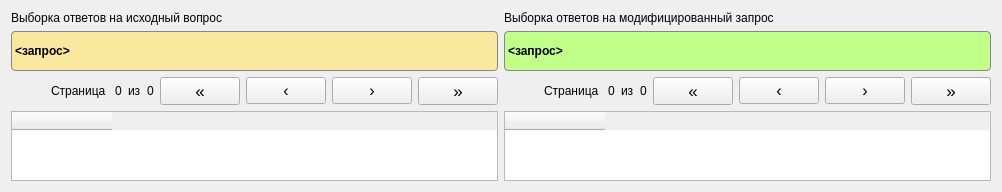
        <widget class="QWidget" name="Results">
         <attribute name="title">
          <string>Результаты поиска</string>
         </attribute>
         <layout class="QHBoxLayout" name="horizontalLayout_4">
          <item>
           <layout class="QVBoxLayout" name="verticaltintab_3">
            <item>
             <widget class="QLabel" name="label_14">
              <property name="text">
               <string>Выборка ответов на исходный вопрос</string>
              </property>
             </widget>
            </item>
            <item>
             <widget class="QLabel" name="LabelInitialQuery">
              <property name="sizePolicy">
               <sizepolicy hsizetype="Preferred" vsizetype="Preferred">
                <horstretch>0</horstretch>
                <verstretch>0</verstretch>
               </sizepolicy>
              </property>
              <property name="minimumSize">
               <size>
                <width>0</width>
                <height>40</height>
               </size>
              </property>
              <property name="font">
               <font>
                <pointsize>9</pointsize>
                <weight>75</weight>
                <bold>true</bold>
               </font>
              </property>
              <property name="styleSheet">
               <string notr="true">border: 1px solid;
border-color: rgb(134, 134, 134);
border-radius: 4px;
background-color: rgb(248, 233, 158);</string>
              </property>
              <property name="text">
               <string>&lt;запрос&gt;</string>
              </property>
              <property name="wordWrap">
               <bool>true</bool>
              </property>
             </widget>
            </item>
            <item>
             <layout class="QHBoxLayout" name="horizontalintab_3">
              <item>
               <spacer name="horizontalSpacer_3">
                <property name="orientation">
                 <enum>Qt::Horizontal</enum>
                </property>
                <property name="sizeHint" stdset="0">
                 <size>
                  <width>40</width>
                  <height>20</height>
                 </size>
                </property>
               </spacer>
              </item>
              <item>
               <widget class="QLabel" name="label_7">
                <property name="sizePolicy">
                 <sizepolicy hsizetype="Preferred" vsizetype="Preferred">
                  <horstretch>0</horstretch>
                  <verstretch>0</verstretch>
                 </sizepolicy>
                </property>
                <property name="minimumSize">
                 <size>
                  <width>0</width>
                  <height>0</height>
                 </size>
                </property>
                <property name="baseSize">
                 <size>
                  <width>0</width>
                  <height>0</height>
                 </size>
                </property>
                <property name="text">
                 <string>Страница </string>
                </property>
               </widget>
              </item>
              <item>
               <widget class="QLabel" name="CurPageTableInitialAllResults">
                <property name="sizePolicy">
                 <sizepolicy hsizetype="Preferred" vsizetype="Preferred">
                  <horstretch>0</horstretch>
                  <verstretch>0</verstretch>
                 </sizepolicy>
                </property>
                <property name="text">
                 <string>0</string>
                </property>
               </widget>
              </item>
              <item>
               <widget class="QLabel" name="label_6">
                <property name="text">
                 <string>из</string>
                </property>
               </widget>
              </item>
              <item>
               <widget class="QLabel" name="MaxPageTableInitialAllResults">
                <property name="sizePolicy">
                 <sizepolicy hsizetype="Preferred" vsizetype="Preferred">
                  <horstretch>0</horstretch>
                  <verstretch>0</verstretch>
                 </sizepolicy>
                </property>
                <property name="text">
                 <string>0</string>
                </property>
               </widget>
              </item>
              <item>
               <widget class="QPushButton" name="ButtonFirstPageTableInitialAllResults">
                <property name="sizePolicy">
                 <sizepolicy hsizetype="Fixed" vsizetype="Fixed">
                  <horstretch>0</horstretch>
                  <verstretch>0</verstretch>
                 </sizepolicy>
                </property>
                <property name="font">
                 <font>
                  <pointsize>13</pointsize>
                  <weight>50</weight>
                  <bold>false</bold>
                 </font>
                </property>
                <property name="text">
                 <string>«</string>
                </property>
               </widget>
              </item>
              <item>
               <widget class="QPushButton" name="ButtonPrevPageTableInitialAllResults">
                <property name="sizePolicy">
                 <sizepolicy hsizetype="Fixed" vsizetype="Fixed">
                  <horstretch>0</horstretch>
                  <verstretch>0</verstretch>
                 </sizepolicy>
                </property>
                <property name="font">
                 <font>
                  <pointsize>12</pointsize>
                  <weight>50</weight>
                  <bold>false</bold>
                 </font>
                </property>
                <property name="text">
                 <string>‹</string>
                </property>
               </widget>
              </item>
              <item>
               <widget class="QPushButton" name="ButtonNextPageTableInitialAllResults">
                <property name="sizePolicy">
                 <sizepolicy hsizetype="Fixed" vsizetype="Fixed">
                  <horstretch>0</horstretch>
                  <verstretch>0</verstretch>
                 </sizepolicy>
                </property>
                <property name="font">
                 <font>
                  <pointsize>12</pointsize>
                 </font>
                </property>
                <property name="text">
                 <string>›</string>
                </property>
               </widget>
              </item>
              <item>
               <widget class="QPushButton" name="ButtonLastPageTableInitialAllResults">
                <property name="sizePolicy">
                 <sizepolicy hsizetype="Fixed" vsizetype="Fixed">
                  <horstretch>0</horstretch>
                  <verstretch>0</verstretch>
                 </sizepolicy>
                </property>
                <property name="font">
                 <font>
                  <pointsize>13</pointsize>
                  <weight>50</weight>
                  <bold>false</bold>
                 </font>
                </property>
                <property name="text">
                 <string>»</string>
                </property>
               </widget>
              </item>
             </layout>
            </item>
            <item>
             <widget class="QTableWidget" name="TableInitialAllResults">
              <property name="sizeAdjustPolicy">
               <enum>QAbstractScrollArea::AdjustToContents</enum>
              </property>
              <attribute name="horizontalHeaderCascadingSectionResizes">
               <bool>false</bool>
              </attribute>
              <attribute name="verticalHeaderCascadingSectionResizes">
               <bool>true</bool>
              </attribute>
              <column>
               <property name="text">
                <string/>
               </property>
              </column>
             </widget>
            </item>
           </layout>
          </item>
          <item>
           <layout class="QVBoxLayout" name="verticaltintab_4">
            <item>
             <widget class="QLabel" name="label_15">
              <property name="text">
               <string>Выборка ответов на модифицированный запрос</string>
              </property>
             </widget>
            </item>
            <item>
             <widget class="QLabel" name="LabelModifiedQuery">
              <property name="sizePolicy">
               <sizepolicy hsizetype="Preferred" vsizetype="Preferred">
                <horstretch>0</horstretch>
                <verstretch>0</verstretch>
               </sizepolicy>
              </property>
              <property name="minimumSize">
               <size>
                <width>0</width>
                <height>40</height>
               </size>
              </property>
              <property name="font">
               <font>
                <pointsize>9</pointsize>
                <weight>75</weight>
                <bold>true</bold>
               </font>
              </property>
              <property name="styleSheet">
               <string notr="true">border: 1px solid;
border-color: rgb(134, 134, 134);
border-radius: 4px;
background-color: rgb(191, 255, 138);</string>
              </property>
              <property name="text">
               <string>&lt;запрос&gt;</string>
              </property>
              <property name="wordWrap">
               <bool>true</bool>
              </property>
             </widget>
            </item>
            <item>
             <layout class="QHBoxLayout" name="horizontalintab_4">
              <item>
               <spacer name="horizontalSpacer_5">
                <property name="orientation">
                 <enum>Qt::Horizontal</enum>
                </property>
                <property name="sizeHint" stdset="0">
                 <size>
                  <width>40</width>
                  <height>20</height>
                 </size>
                </property>
               </spacer>
              </item>
              <item>
               <widget class="QLabel" name="label_12">
                <property name="sizePolicy">
                 <sizepolicy hsizetype="Preferred" vsizetype="Preferred">
                  <horstretch>0</horstretch>
                  <verstretch>0</verstretch>
                 </sizepolicy>
                </property>
                <property name="minimumSize">
                 <size>
                  <width>0</width>
                  <height>0</height>
                 </size>
                </property>
                <property name="baseSize">
                 <size>
                  <width>0</width>
                  <height>0</height>
                 </size>
                </property>
                <property name="text">
                 <string>Страница </string>
                </property>
               </widget>
              </item>
              <item>
               <widget class="QLabel" name="CurPageTableModifiedAllResults">
                <property name="sizePolicy">
                 <sizepolicy hsizetype="Preferred" vsizetype="Preferred">
                  <horstretch>0</horstretch>
                  <verstretch>0</verstretch>
                 </sizepolicy>
                </property>
                <property name="text">
                 <string>0</string>
                </property>
               </widget>
              </item>
              <item>
               <widget class="QLabel" name="label_13">
                <property name="text">
                 <string>из</string>
                </property>
               </widget>
              </item>
              <item>
               <widget class="QLabel" name="MaxPageTableModifiedAllResults">
                <property name="sizePolicy">
                 <sizepolicy hsizetype="Preferred" vsizetype="Preferred">
                  <horstretch>0</horstretch>
                  <verstretch>0</verstretch>
                 </sizepolicy>
                </property>
                <property name="text">
                 <string>0</string>
                </property>
               </widget>
              </item>
              <item>
               <widget class="QPushButton" name="ButtonFirstPageTableModifiedAllResults">
                <property name="sizePolicy">
                 <sizepolicy hsizetype="Fixed" vsizetype="Fixed">
                  <horstretch>0</horstretch>
                  <verstretch>0</verstretch>
                 </sizepolicy>
                </property>
                <property name="font">
                 <font>
                  <pointsize>13</pointsize>
                  <weight>50</weight>
                  <bold>false</bold>
                 </font>
                </property>
                <property name="text">
                 <string>«</string>
                </property>
               </widget>
              </item>
              <item>
               <widget class="QPushButton" name="ButtonPrevPageTableModifiedAllResults">
                <property name="sizePolicy">
                 <sizepolicy hsizetype="Fixed" vsizetype="Fixed">
                  <horstretch>0</horstretch>
                  <verstretch>0</verstretch>
                 </sizepolicy>
                </property>
                <property name="font">
                 <font>
                  <pointsize>12</pointsize>
                  <weight>50</weight>
                  <bold>false</bold>
                 </font>
                </property>
                <property name="text">
                 <string>‹</string>
                </property>
               </widget>
              </item>
              <item>
               <widget class="QPushButton" name="ButtonNextPageTableModifiedAllResults">
                <property name="sizePolicy">
                 <sizepolicy hsizetype="Fixed" vsizetype="Fixed">
                  <horstretch>0</horstretch>
                  <verstretch>0</verstretch>
                 </sizepolicy>
                </property>
                <property name="font">
                 <font>
                  <pointsize>12</pointsize>
                 </font>
                </property>
                <property name="text">
                 <string>›</string>
                </property>
               </widget>
              </item>
              <item>
               <widget class="QPushButton" name="ButtonLastPageTableModifiedAllResults">
                <property name="sizePolicy">
                 <sizepolicy hsizetype="Fixed" vsizetype="Fixed">
                  <horstretch>0</horstretch>
                  <verstretch>0</verstretch>
                 </sizepolicy>
                </property>
                <property name="font">
                 <font>
                  <pointsize>13</pointsize>
                  <weight>50</weight>
                  <bold>false</bold>
                 </font>
                </property>
                <property name="text">
                 <string>»</string>
                </property>
               </widget>
              </item>
             </layout>
            </item>
            <item>
             <widget class="QTableWidget" name="TableModifiedAllResults">
              <property name="sizeAdjustPolicy">
               <enum>QAbstractScrollArea::AdjustToContents</enum>
              </property>
              <attribute name="horizontalHeaderCascadingSectionResizes">
               <bool>false</bool>
              </attribute>
              <attribute name="verticalHeaderCascadingSectionResizes">
               <bool>true</bool>
              </attribute>
              <column>
               <property name="text">
                <string/>
               </property>
              </column>
             </widget>
            </item>
           </layout>
          </item>
         </layout>
        </widget>
